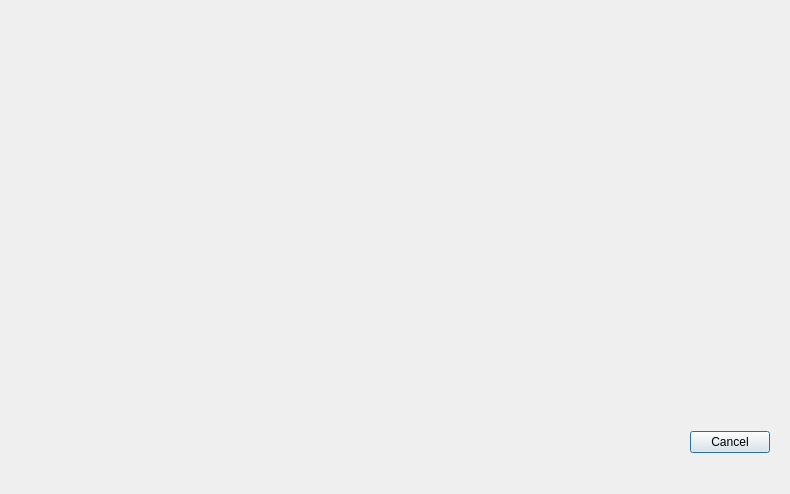
<?xml version="1.0" encoding="UTF-8"?>
<ui version="4.0">
 <class>DialogPickPalette</class>
 <widget class="QDialog" name="DialogPickPalette">
  <property name="geometry">
   <rect>
    <x>0</x>
    <y>0</y>
    <width>786</width>
    <height>490</height>
   </rect>
  </property>
  <property name="windowTitle">
   <string>Color Pick</string>
  </property>
  <layout class="QVBoxLayout" name="verticalLayout" stretch="1,0">
   <item>
    <widget class="QWidget" name="widget" native="true">
     <layout class="QVBoxLayout" name="verticalLayout_2">
      <property name="spacing">
       <number>0</number>
      </property>
      <property name="margin">
       <number>0</number>
      </property>
      <item>
       <spacer name="verticalSpacer">
        <property name="orientation">
         <enum>Qt::Vertical</enum>
        </property>
        <property name="sizeHint" stdset="0">
         <size>
          <width>20</width>
          <height>0</height>
         </size>
        </property>
       </spacer>
      </item>
      <item>
       <widget class="QWidget" name="widget_3" native="true">
        <layout class="QHBoxLayout" name="horizontalLayout_2">
         <property name="margin">
          <number>0</number>
         </property>
         <item>
          <widget class="QLabel" name="label_palette">
           <property name="minimumSize">
            <size>
             <width>768</width>
             <height>384</height>
            </size>
           </property>
           <property name="maximumSize">
            <size>
             <width>768</width>
             <height>384</height>
            </size>
           </property>
           <property name="text">
            <string/>
           </property>
          </widget>
         </item>
        </layout>
       </widget>
      </item>
      <item>
       <spacer name="verticalSpacer_2">
        <property name="orientation">
         <enum>Qt::Vertical</enum>
        </property>
        <property name="sizeHint" stdset="0">
         <size>
          <width>20</width>
          <height>0</height>
         </size>
        </property>
       </spacer>
      </item>
     </layout>
    </widget>
   </item>
   <item>
    <widget class="QWidget" name="widget_2" native="true">
     <layout class="QHBoxLayout" name="horizontalLayout">
      <item>
       <widget class="QLabel" name="label_palette_sample">
        <property name="minimumSize">
         <size>
          <width>512</width>
          <height>64</height>
         </size>
        </property>
        <property name="maximumSize">
         <size>
          <width>16777215</width>
          <height>64</height>
         </size>
        </property>
        <property name="text">
         <string/>
        </property>
       </widget>
      </item>
      <item>
       <widget class="QLabel" name="label_color_code">
        <property name="text">
         <string/>
        </property>
       </widget>
      </item>
      <item>
       <spacer name="horizontalSpacer">
        <property name="orientation">
         <enum>Qt::Horizontal</enum>
        </property>
        <property name="sizeHint" stdset="0">
         <size>
          <width>142</width>
          <height>20</height>
         </size>
        </property>
       </spacer>
      </item>
      <item>
       <widget class="QPushButton" name="btn_cancel">
        <property name="text">
         <string>Cancel</string>
        </property>
       </widget>
      </item>
     </layout>
    </widget>
   </item>
  </layout>
 </widget>
 <resources/>
 <connections/>
</ui>
